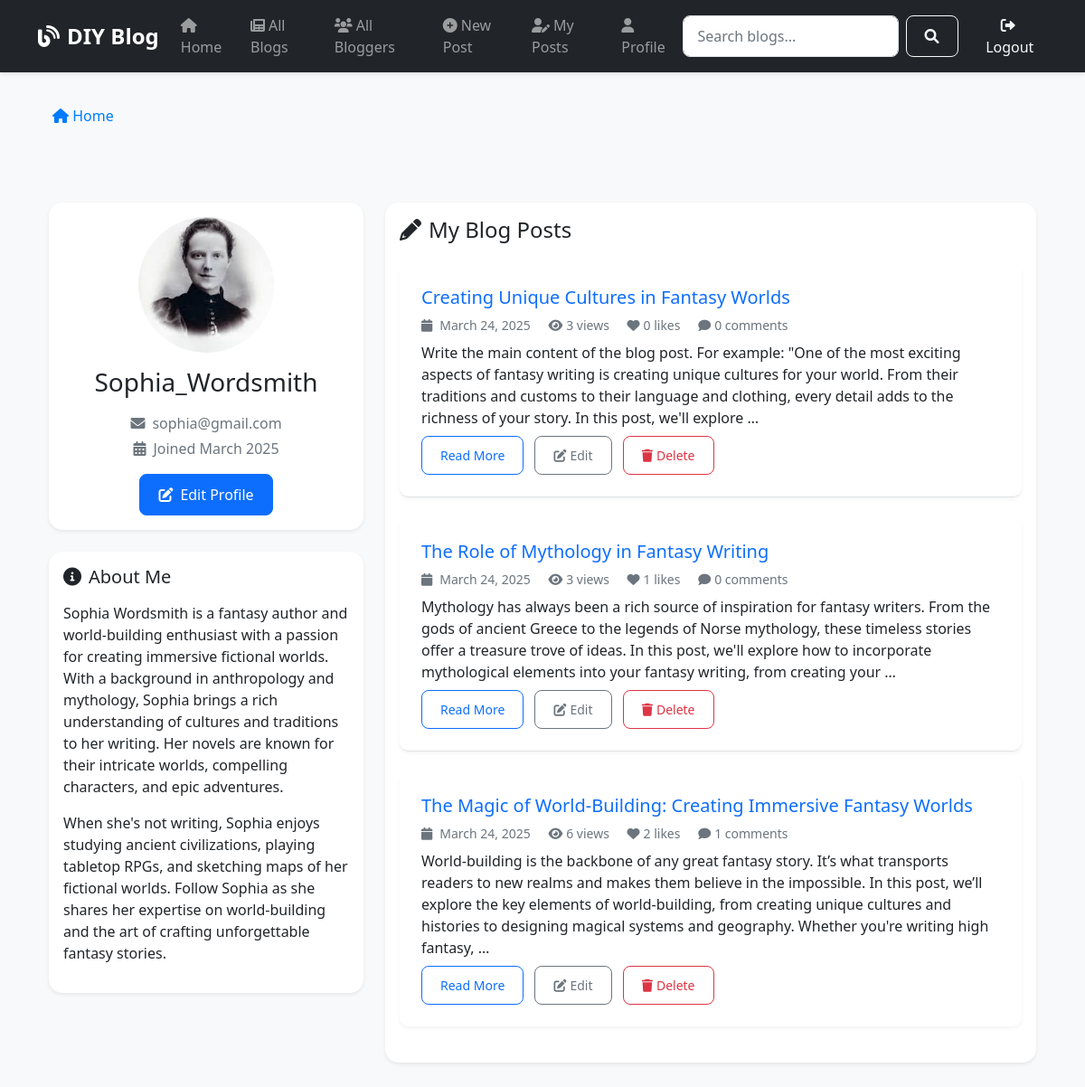
The app's page /profile/ (signed in) with its own data.
### blogs/models.py (models this page shows, shortened)
class Blogger(models.Model):
    user = models.OneToOneField(User, on_delete=models.CASCADE)
    bio = models.TextField(max_length=500, blank=True)
    profile_picture = models.ImageField(upload_to='profile_pics/', null=True, blank=True)
    joined_date = models.DateTimeField(default=timezone.now)

class BlogPost(models.Model):
    title = models.CharField(max_length=200)
    slug = models.SlugField(unique=True, null=True, blank=True)
    author = models.ForeignKey(Blogger, on_delete=models.CASCADE)
    content = models.TextField()
    post_date = models.DateTimeField(auto_now_add=True)
    last_modified = models.DateTimeField(auto_now=True)
    tags = models.ManyToManyField(Tag, blank=True)
    image = models.ImageField(upload_to='blog_images/', blank=True, null=True)
    likes = models.ManyToManyField(User, related_name='liked_posts', blank=True)
    views = models.PositiveIntegerField(default=0)
    class Meta:
        ordering = ['-post_date']
    def get_absolute_url(self):
        return reverse('blog-detail', args=[str(self.id)])
    def get_like_count(self):
        return self.likes.count()

### blogs/views.py (the view)
# urls.py: path('profile/', views.ProfileView.as_view(), name='profile'),
class ProfileView(LoginRequiredMixin, generic.DetailView):
    model = Blogger
    template_name = 'blogs/profile.html'
    context_object_name = 'blogger'
    def get_object(self):
        return get_or_create_blogger(self.request.user)
    def get_context_data(self, **kwargs):
        context = super().get_context_data(**kwargs)
        context['user'] = self.request.user
        return context

### blogs/views.py (called while the page is built)
def get_or_create_blogger(user):
    try:
        return user.blogger
    except Blogger.DoesNotExist:
        return Blogger.objects.create(user=user)

### blogs/templates/blogs/profile.html (shortened to what this page needs)
{% extends "blogs/base.html" %}
{% load static %}
{% block content %}
<div class="container py-5">
    <div class="row">
        <div class="col-lg-4">
            <div class="card shadow-sm">
                <div class="card-body text-center">
                    {% if user.blogger.profile_picture %}
                        <img src="{{ user.blogger.profile_picture.url }}" alt="Profile Picture"
                             class="rounded-circle img-fluid mb-3" style="width: 150px; height: 150px; object-fit: cover;">
                    {% else %}
                        <i class="fas fa-user-circle fa-6x text-secondary mb-3"></i>
                    {% endif %}
                    <h3 class="card-title mb-3">{{ user.username }}</h3>
                    {% if user.email %}
                        <p class="text-muted mb-1">
                            <i class="fas fa-envelope me-2"></i>{{ user.email }}
                        </p>
                    {% endif %}
                    <p class="text-muted mb-3">
                        <i class="fas fa-calendar-alt me-2"></i>Joined {{ user.date_joined|date:"F Y" }}
                    </p>
                    <a href="{% url 'profile-edit' %}" class="btn btn-primary">
                        <i class="fas fa-edit me-2"></i>Edit Profile
                    </a>
                </div>
            </div>
            <div class="card shadow-sm mt-4">
                <div class="card-body">
                    <h5 class="card-title">
                        <i class="fas fa-info-circle me-2"></i>About Me
                    </h5>
                    <p class="card-text">
                        {% if user.blogger.bio %}
                            {{ user.blogger.bio|linebreaks }}
                        {% else %}
                            <em class="text-muted">No bio added yet.</em>
                        {% endif %}
                    </p>
                </div>
            </div>
        </div>
        <div class="col-lg-8">
            <div class="card shadow-sm">
                <div class="card-body">
                    <h4 class="card-title mb-4">
                        <i class="fas fa-pencil-alt me-2"></i>My Blog Posts
                    </h4>
                    {% if user.blogger.blogpost_set.all %}
                        {% for post in user.blogger.blogpost_set.all|dictsortreversed:"post_date" %}
                            <div class="blog-post mb-4 pb-4 {% if not forloop.last %}border-bottom{% endif %}">
                                <h5 class="mb-2">
                                    <a href="{{ post.get_absolute_url }}" class="text-decoration-none">
                                        {{ post.title }}
                                    </a>
                                </h5>
                                <div class="text-muted mb-2 small">
                                    <i class="fas fa-calendar me-2"></i>{{ post.post_date|date:"F j, Y" }}
                                    <span class="ms-3">
                                        <i class="fas fa-eye me-1"></i>{{ post.views }} views
                                    </span>
                                    <span class="ms-3">
                                        <i class="fas fa-heart me-1"></i>{{ post.get_like_count }} likes
                                    </span>
                                    <span class="ms-3">
                                        <i class="fas fa-comment me-1"></i>{{ post.comments.count }} comments
                                    </span>
                                </div>
                                <p class="mb-2">{{ post.content|truncatewords:50 }}</p>
                                <div>
                                    <a href="{{ post.get_absolute_url }}" class="btn btn-sm btn-outline-primary">
                                        Read More
                                    </a>
                                    <a href="{% url 'post-update' post.pk %}" class="btn btn-sm btn-outline-secondary ms-2">
                                        <i class="fas fa-edit me-1"></i>Edit
                                    </a>
                                    <a href="{% url 'post-delete' post.pk %}" class="btn btn-sm btn-outline-danger ms-2">
                                        <i class="fas fa-trash me-1"></i>Delete
                                    </a>
                                </div>
                            </div>
                        {% endfor %}
                    {% endif %}
                </div>
            </div>
        </div>
    </div>
</div>
{% endblock %}

### blogs/static/css/styles.css (style rules this page uses)
body { background-color: #f8f9fa; font-family: 'Segoe UI', Tahoma, Geneva, Verdana, sans-serif; }
.card { transition: transform 0.3s ease, box-shadow 0.3s ease; }
.btn { border-radius: 8px; padding: 10px 20px; font-weight: 500; transition: all 0.3s ease; }
.blog-post { margin-bottom: 2rem; padding: 1.5rem; background: #fff; border-radius: 10px; box-shadow: 0 2px 4px rgba(0,0,0,.05); }

### blogs/templates/blogs/profile.html (style rules this page uses)
.card { border: none; border-radius: 15px; }

### records on screen
BlogPost: title "Creating Unique Cultures in Fantasy Worlds", post_date "March 24, 2025", views "3", get_like_count "0", comments.count "0", content "Write the main content of the blog post. For example: \"One of the most exciting aspects of fantasy writing is creating unique cultures for your world. From their traditions and customs to their language and clothing, every detail adds to the richness of your story. In this post, we'll explore …"
BlogPost: title "The Role of Mythology in Fantasy Writing", post_date "March 24, 2025", views "3", get_like_count "1", comments.count "0", content "Mythology has always been a rich source of inspiration for fantasy writers. From the gods of ancient Greece to the legends of Norse mythology, these timeless stories offer a treasure trove of ideas. In this post, we'll explore how to incorporate mythological elements into your fantasy writing, from creating your …"
BlogPost: title "The Magic of World-Building: Creating Immersive Fantasy Worlds", post_date "March 24, 2025", views "6", get_like_count "2", comments.count "1", content "World-building is the backbone of any great fantasy story. It’s what transports readers to new realms and makes them believe in the impossible. In this post, we’ll explore the key elements of world-building, from creating unique cultures and histories to designing magical systems and geography. Whether you're writing high fantasy, …"

### other values on screen
{{ user.username }} "Sophia_Wordsmith"
{{ user.email }} "sophia@gmail.com"
{{ user.date_joined|date:"F Y" }} "March 2025"
